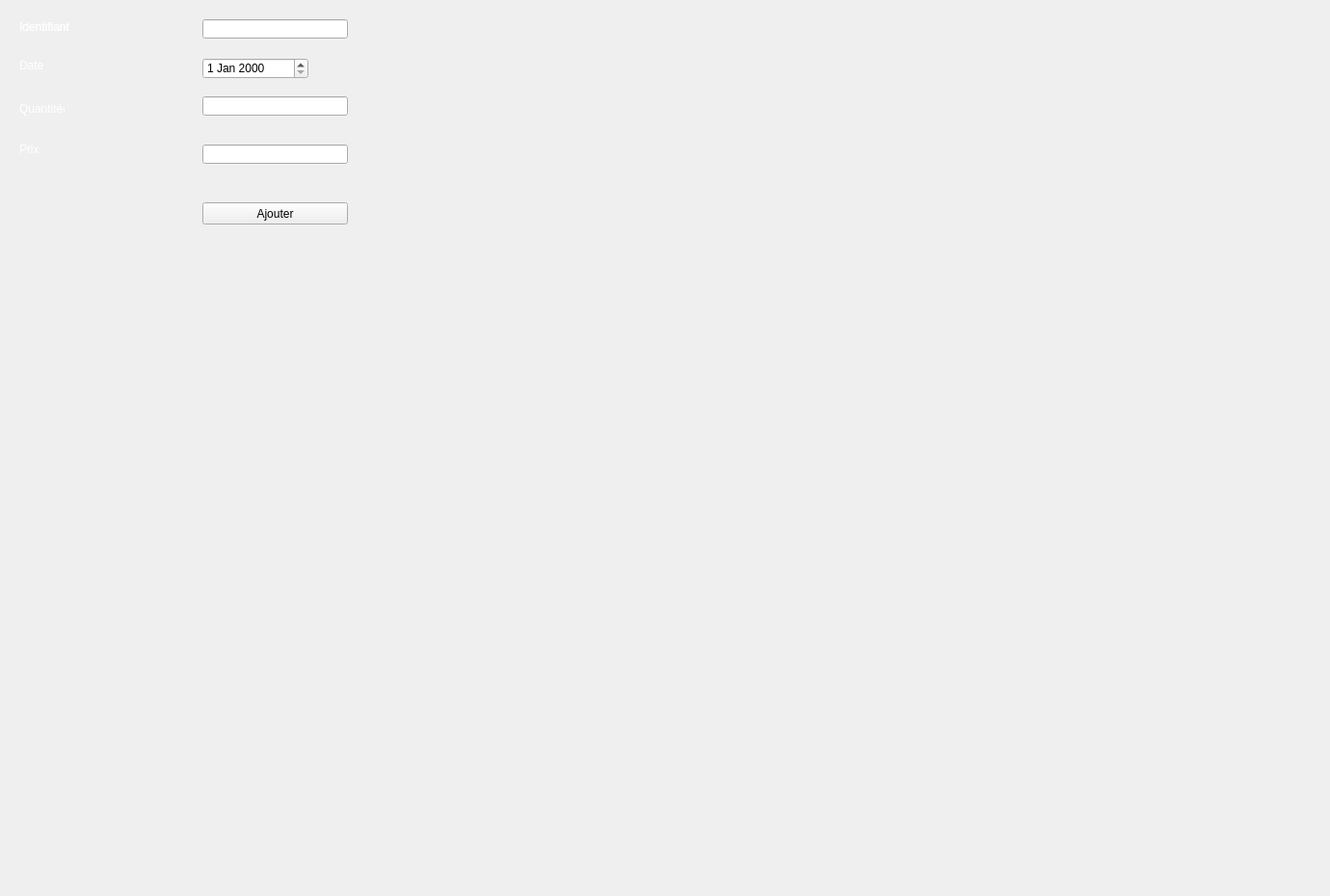
   <widget class="QWidget" name="tab_20">
    <attribute name="title">
     <string>Ajouter un achat</string>
    </attribute>
    <widget class="QLabel" name="label_33">
     <property name="geometry">
      <rect>
       <x>20</x>
       <y>20</y>
       <width>131</width>
       <height>16</height>
      </rect>
     </property>
     <property name="text">
      <string>&lt;html&gt;&lt;head/&gt;&lt;body&gt;&lt;p&gt;&lt;span style=&quot; color:#ffffff;&quot;&gt;Identifiant&lt;/span&gt;&lt;/p&gt;&lt;/body&gt;&lt;/html&gt;</string>
     </property>
    </widget>
    <widget class="QLabel" name="label_34">
     <property name="geometry">
      <rect>
       <x>20</x>
       <y>60</y>
       <width>121</width>
       <height>16</height>
      </rect>
     </property>
     <property name="text">
      <string>&lt;html&gt;&lt;head/&gt;&lt;body&gt;&lt;p&gt;&lt;span style=&quot; color:#ffffff;&quot;&gt;Date&lt;/span&gt;&lt;/p&gt;&lt;/body&gt;&lt;/html&gt;</string>
     </property>
    </widget>
    <widget class="QLabel" name="label_35">
     <property name="geometry">
      <rect>
       <x>20</x>
       <y>103</y>
       <width>47</width>
       <height>20</height>
      </rect>
     </property>
     <property name="text">
      <string>&lt;html&gt;&lt;head/&gt;&lt;body&gt;&lt;p&gt;&lt;span style=&quot; color:#ffffff;&quot;&gt;Quantitée&lt;/span&gt;&lt;/p&gt;&lt;/body&gt;&lt;/html&gt;</string>
     </property>
    </widget>
    <widget class="QLineEdit" name="id">
     <property name="geometry">
      <rect>
       <x>210</x>
       <y>20</y>
       <width>151</width>
       <height>20</height>
      </rect>
     </property>
    </widget>
    <widget class="QLineEdit" name="quantite">
     <property name="geometry">
      <rect>
       <x>210</x>
       <y>100</y>
       <width>151</width>
       <height>20</height>
      </rect>
     </property>
    </widget>
    <widget class="QPushButton" name="pb_ajouter_4">
     <property name="geometry">
      <rect>
       <x>210</x>
       <y>210</y>
       <width>151</width>
       <height>23</height>
      </rect>
     </property>
     <property name="text">
      <string>Ajouter</string>
     </property>
    </widget>
    <widget class="QLabel" name="label_36">
     <property name="geometry">
      <rect>
       <x>20</x>
       <y>140</y>
       <width>71</width>
       <height>31</height>
      </rect>
     </property>
     <property name="text">
      <string>&lt;html&gt;&lt;head/&gt;&lt;body&gt;&lt;p&gt;&lt;span style=&quot; color:#ffffff;&quot;&gt;Prix&lt;/span&gt;&lt;/p&gt;&lt;/body&gt;&lt;/html&gt;</string>
     </property>
    </widget>
    <widget class="QLineEdit" name="prix">
     <property name="geometry">
      <rect>
       <x>210</x>
       <y>150</y>
       <width>151</width>
       <height>20</height>
      </rect>
     </property>
    </widget>
    <widget class="QLabel" name="label_37">
     <property name="geometry">
      <rect>
       <x>-220</x>
       <y>-200</y>
       <width>1371</width>
       <height>921</height>
      </rect>
     </property>
     <property name="text">
      <string/>
     </property>
     <property name="pixmap">
      <pixmap>../../ttt/back.jpg</pixmap>
     </property>
    </widget>
    <widget class="QLabel" name="label_38">
     <property name="geometry">
      <rect>
       <x>20</x>
       <y>20</y>
       <width>131</width>
       <height>16</height>
      </rect>
     </property>
     <property name="text">
      <string>&lt;html&gt;&lt;head/&gt;&lt;body&gt;&lt;p&gt;&lt;span style=&quot; color:#ffffff;&quot;&gt;Identifiant&lt;/span&gt;&lt;/p&gt;&lt;/body&gt;&lt;/html&gt;</string>
     </property>
    </widget>
    <widget class="QDateEdit" name="date">
     <property name="geometry">
      <rect>
       <x>210</x>
       <y>60</y>
       <width>110</width>
       <height>22</height>
      </rect>
     </property>
    </widget>
    <zorder>label_37</zorder>
    <zorder>label_33</zorder>
    <zorder>label_34</zorder>
    <zorder>label_35</zorder>
    <zorder>id</zorder>
    <zorder>quantite</zorder>
    <zorder>pb_ajouter_4</zorder>
    <zorder>label_36</zorder>
    <zorder>prix</zorder>
    <zorder>label_38</zorder>
    <zorder>date</zorder>
   </widget>
